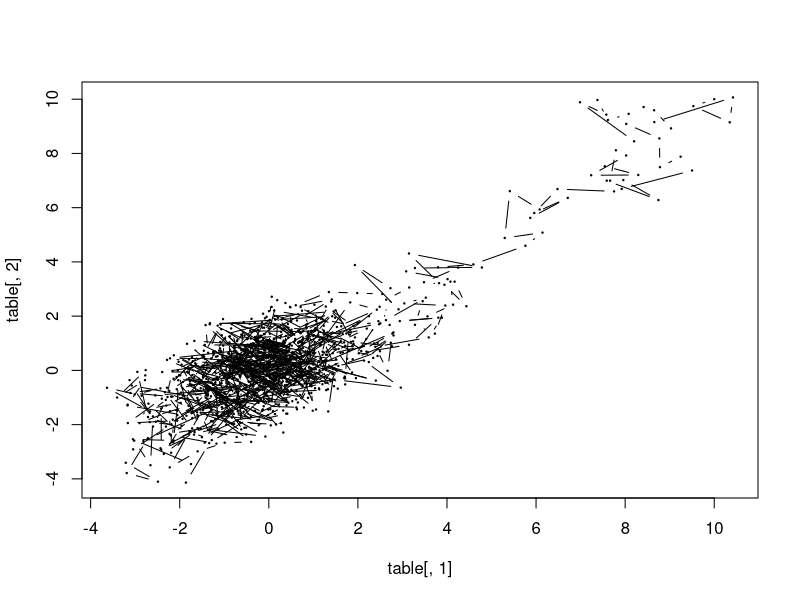
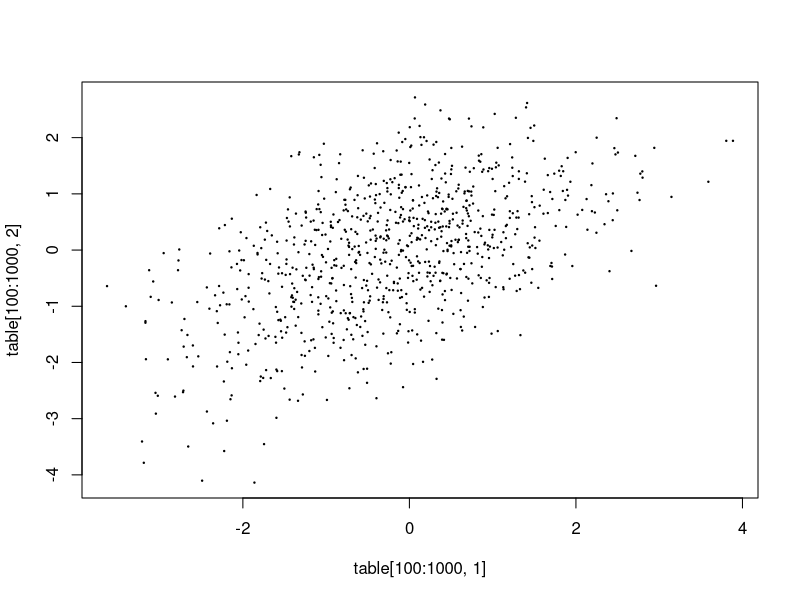
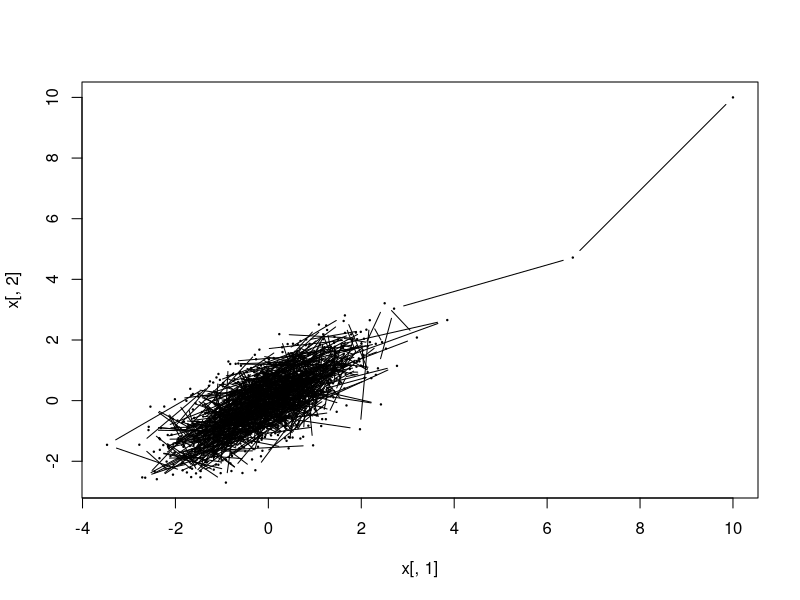
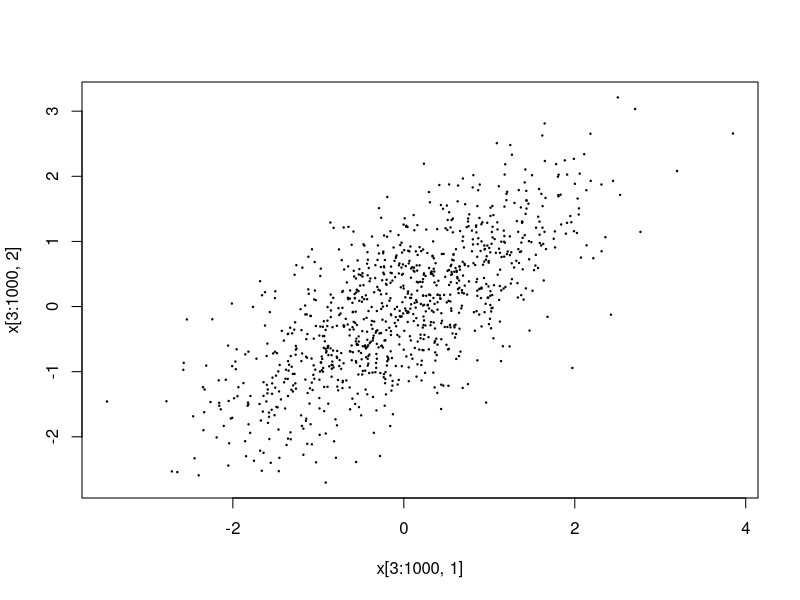

R code for these plots, in order:
## ---- chunk 1
knitr::opts_chunk$set(echo = TRUE)
## ---- chunk 2
pdf <- function(x,y) {return((1/(2*pi*sqrt(1-0.49)))*exp((x^2-1.4*x*y+y^2)/-1.02))}
proposal <- function(x,y) {return(c(runif(1, x-1, x+1),runif(1, y-1, y+1)))}

x <- c(10,10)
table <- x
set.seed(1)
for (i in 1:1000) {
  c1 <- x[1]
  c2 <- x[2]
  prox <- proposal(c1,c2)
  rate <- min(1, pdf(prox[1],prox[2])/pdf(x[1],x[2]))
  u <- runif(1)
  if(rate >= u) {
    x <- prox
  }
  table <- rbind(table, prox)
}
plot(table[,1], table[,2], type='b', pch=19, cex=0.2)

# create another plot after removing the 'burn in values'
plot(table[100:1000,1],table[100:1000,2], pch = 19, cex = 0.2) # adjust as necessary, this assumes the first 100 values are burn-in 

## ---- chunk 3
# write your code here
set.seed(1)
x <- c(10,10)

table <- c()
table[[1]] <- x
for(i in 1:1000){
  prox1<- rnorm(1, 0.7*x[2], sqrt(1-0.7^2))
  prox2 <- rnorm(1, 0.7*prox1, sqrt(1-0.7^2))
  prox <- c(prox1, prox2)
  table[[length(table)+1]] <- prox
   x <- prox
}
x1 <- c()
x2 <- c()
for(i in 1:length(table)){
  x1[i] <- table[[i]][1]
  x2[i] <- table[[i]][2]
}
x <- as.data.frame(cbind(x1,x2))

plot(x[,1],x[,2], type = 'b', pch = 19, cex = 0.2)
plot(x[3:1000,1],x[3:1000,2], pch = 19, cex = 0.2)
